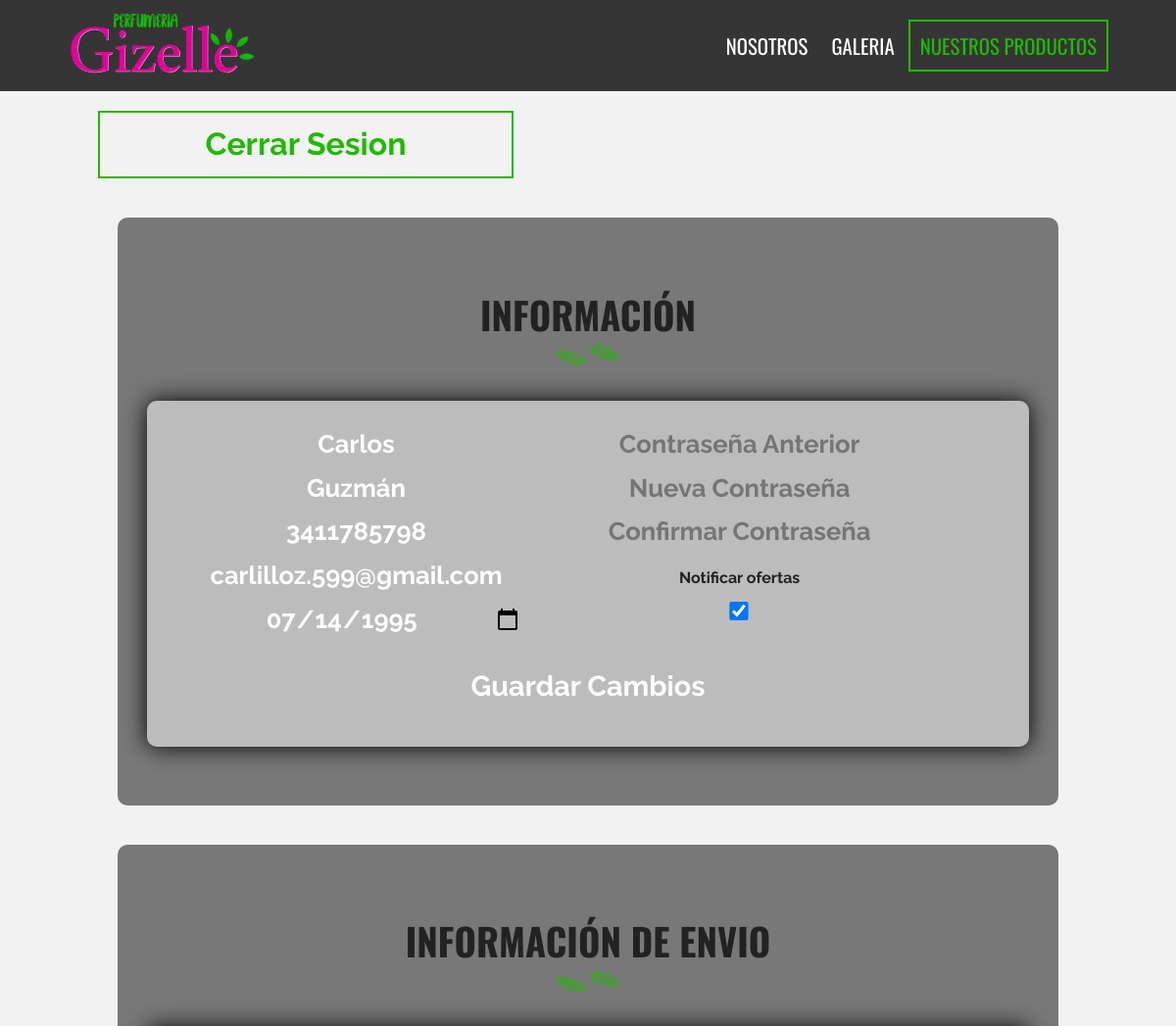
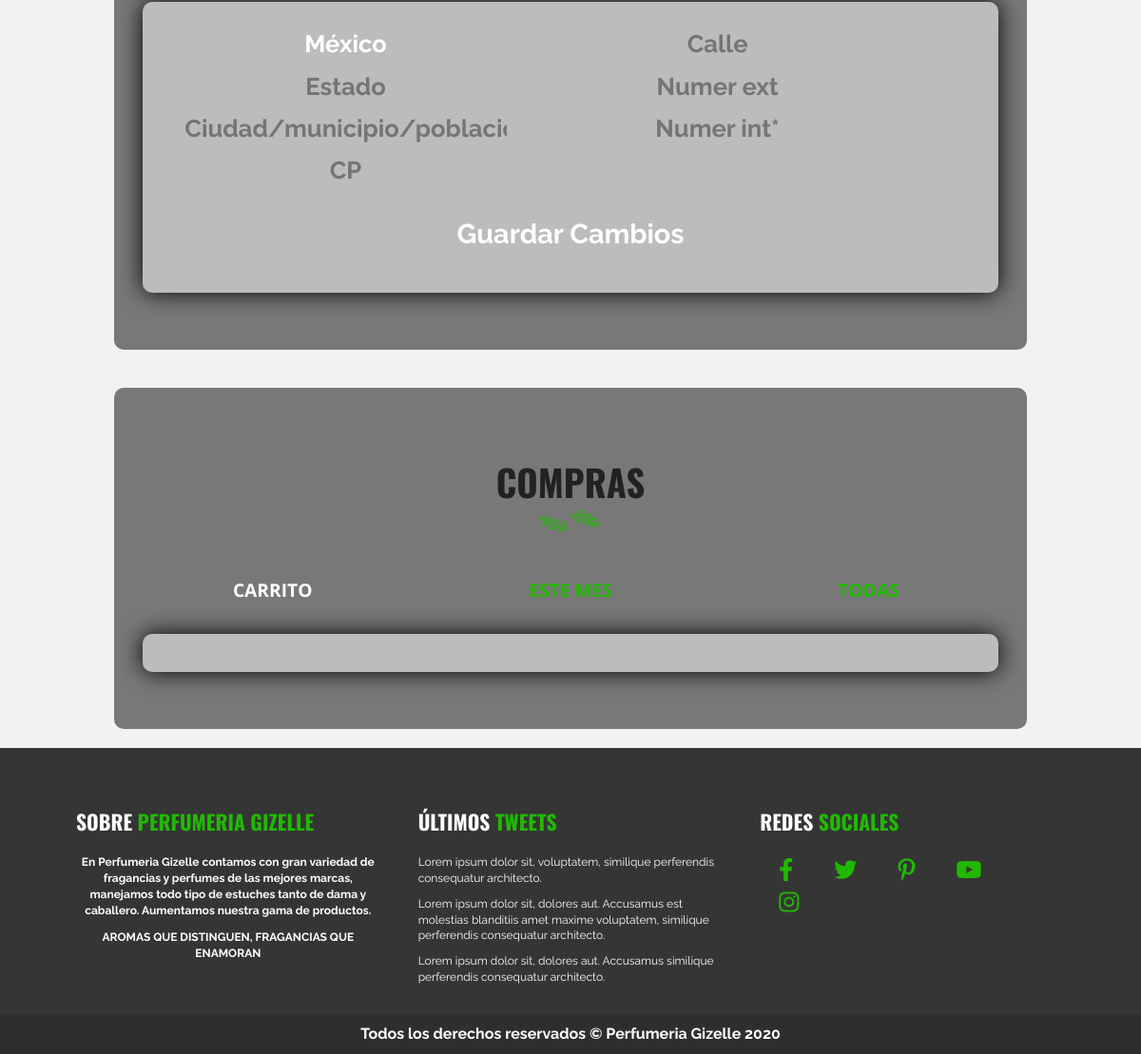
Screenshot of /me.php (signed in) with the database file from the repository (2 pictures, top to bottom).
### tables this page shows
CREATE TABLE `clientes` (
  `id_cliente` int(4) NOT NULL,
  `nombre_cliente` varchar(30) NOT NULL,
  `apellido_cliente` varchar(30) NOT NULL,
  `tel_cliente` varchar(10) NOT NULL,
  `email_cliente` varchar(50) NOT NULL,
  `fecha_cliente` date NOT NULL,
  `password_cliente` varchar(60) NOT NULL,
  `notifica_cliente` varchar(10) NOT NULL
);

### me.php (the view, shortened to what this page needs)
<!doctype html>
<html class="no-js" lang="">
<?php include_once 'includes/templates/head.php' ?>
<body>
    <header class="sitio-header">
        <?php include_once 'includes/templates/barra.php' ?>
    </header>
    <div class="contenedor">
        <div class="barra-me">
            <a href="log-in.php?cerrar_sesion=true" class="cerrar_sesion bt-ref">Cerrar Sesion</a>
        </div>
    </div>
    <?php
        try{
            include_once 'includes/templates/funciones/db_conexion.php';
            $sql = "SELECT * FROM clientes WHERE id_cliente = ".$_SESSION['id_cliente'].";";
            $datos = $conn->query($sql);
            $cliente= $datos->fetch_assoc();
        }catch(Exception $e){
            echo $e->getMessage();
        }
    ?>
    <div id="formularios-me">
        <div class="contenedor contenedor-formulario">
            <h2>información</h2>
            <div class="formulario">
                <form method="post" class="form-registro" id="form-modificar-cliente">
                    <div class="parte">
                        <input type="text" name="nombre" id="nombre" class="no-numeros" placeholder="Nombre" value="<?php echo $cliente['nombre_cliente']; ?>" required>
                        <input type="text" name="apellido" id="apellido" class="no-numeros" placeholder="Apellido" value="<?php echo $cliente['apellido_cliente']; ?>" required>
                        <input type="tel" name="nw-tel" id="nw-tel" class="no-letras" placeholder="Número telefonico" value="<?php echo $cliente['tel_cliente']; ?>"required>
                        <input type="email" name="email" id="email" placeholder="Correo electronico" value="<?php echo $cliente['email_cliente']; ?>"required>
                        <input type="date" name="fecha" id="fechaNa" placeholder="Fecha de nacimiento" value="<?php echo $cliente['fecha_cliente']; ?>"required>
                    </div>
                    <div class="parte">
                        <input type="password" name="old-pass" id="old-pass" placeholder="Contraseña Anterior">
                        <input type="password" name="nw-pass" id="nw-pass" placeholder="Nueva Contraseña">
                        <input type="password" name="cf-pass" id="cf-pass" placeholder="Confirmar Contraseña">
                        <?php
                            if($cliente['notifica_cliente'] === "on"){
                                ?><p>Notificar ofertas</p><input type="checkbox" name="newsletter" id="newsletter" checked><?php
                            }else{
                                ?><p>Notificar ofertas</p><input type="checkbox" name="newsletter" id="newsletter"><?php
                            }
                        ?>
                    </div>
                    <input type="submit" class="btn-login" value="Guardar Cambios">
                </form>
            </div>
        </div>
        <div class="contenedor contenedor-formulario">
            <h2>información de envio</h2>
            <div class="formulario">
                <form method="post" class="form-registro" id="form-envio">
                    <div class="parte">
                        <input type="text" name="pais" id="pais" class="no-numeros" placeholder="Pais" value="México" value="<?php echo $cliente['dir_pais_cliente']; ?>" required>
                        <input type="text" name="entidad-f" id="entidad-f" class="no-numeros" placeholder="Estado" value="<?php echo $cliente['dir_estado_cliente']; ?>" required>
                        <input type="text" name="ciudad" id="ciudad" class="no-numeros" placeholder="Ciudad/municipio/población" value="<?php echo $cliente['dir_municipio_cliente']; ?>" required>
                        <input type="number" name="cp" id="cp" class="no-letras" placeholder="CP" value="<?php echo $cliente['dir_cp_cliente']; ?>" required>
                    </div>
                    <div class="parte">
                        <input type="text" name="calle" id="calle" placeholder="Calle" value="<?php echo $cliente['dir_calle_cliente']; ?>" required>
                        <input type="text" name="numero-ext" id="numero-ext" placeholder="Numer ext" value="<?php echo $cliente['dir_numext_cliente']; ?>" required>
                        <input type="text" name="numero-int" id="numero-int" placeholder="Numer int*" value="<?php echo $cliente['dir_numint_cliente']; ?>">
                    </div>
                    <input type="submit" class="btn-login" value="Guardar Cambios">
                </form>
            </div>
        </div>
        <div class="compras contenedor contenedor-formulario">
            <h2>compras</h2>
            <div class="bnts-compras">
                <button class="tipo-sesion" id="btn-inicio"  style="color: white;">Carrito</button>
                <button class="tipo-sesion" id="btn-registro">Este mes</button>
                <button class="tipo-sesion" id="btn-registro">Todas</button>
            </div>
            <div class="formulario">
            </div>
        </div>
    </div>
    <?php include_once 'includes/templates/footer.php' ?>
</body>
</html>

### css/lightbox.css (style rules this page uses)
body:after { content: url(../images/close.png) url(../images/loading.gif) url(../images/prev.png) url(../images/next.png); display: none; }

### css/main.css (style rules this page uses)
html { color: #222; font-size: 1em; line-height: 1.4; }
:root { --color_primario: #e10098; --color_secundario: #ffa5fa; --color_terciario: #20b900; --color_cuarto: #14cbf1; --fuente_primaria: 'Oswald', sans-serif; --fuente_secundaria: 'Raleway', sans-serif;; }
html { box-sizing: border-box; }
*,*::after,*::before { box-sizing: inherit; }
body { background-color: #f2f2f2; font-family: 'Open Sans', sans-serif; }
input[type=number] { -moz-appearance:textfield; }
.contenedor { width: 98%; margin: 0 auto; }
@media (min-width: 480px) { .contenedor { width: 95%; } }
@media (min-width: 768px) { .contenedor { width: 90%; } }
@media (min-width: 992px) { .contenedor { width: 90%; max-width: 1100px; } }
h2 { font-family: 'Oswald', sans-serif; font-size: 2.4em; text-transform: uppercase; text-align: center; }
h2::after { content: ''; margin: 0 auto; background-image: url(../img/separador.png); height: 30px; width: 100px; display: block; }
.bt-ref { display: block; background-color: transparent; color: var(--color_terciario); border: 2px solid var(--color_terciario); padding: 20px 10px; font-weight: bold; text-align: center; font-size: 2em; text-decoration: none; margin-top: 10px; margin-bottom: 10px; }
@media only screen and (min-width: 768px) { a.bt-ref { display: inline; width: 40%; padding: 10px 20px; margin: auto 30px; } }
div.contenedor-formulario { margin: auto; padding: 10px 10px; width: 90%; height: 90%; background-color: rgba(0, 0, 0, .5); border-radius: 10px; }
.tipo-sesion { text-transform: uppercase; font-weight: bold; padding: 15px; font-size: 1.2em; background-color: transparent; color: var(--color_terciario); border: none; width: 49%; }
div.formulario { font-family: var(--fuente_secundaria); background-color: rgba(255, 255, 255, 0.507); margin: 20px 20px; box-shadow: 0 0 25px black; border-radius: 10px; padding: 20px; }
div.formulario input[type=checkbox] { transform: scale(1.5); }
@media only screen and (min-width: 768px) { div.contenedor-formulario { width: 80%; padding: 40px 10px; margin-top: 40px; } }
@media only screen and (min-width: 768px) { form.form-registro .parte { display: inline-table; width: 45%; } }
@media only screen and (min-width: 768px) { div.parte input { margin: 5px auto!important; font-size: 1.6em!important; } }
div.formulario input, div.formulario a { display: block; width: 90%; font-size: 1.8em; padding: 5px; margin: 20px auto; color: white; font-weight: bold; background: transparent; border-radius: 5px; border: none ; text-align-last: center; text-align: center; -ms-text-align-last: center; -moz-text-align-last: center; }
div.formulario a, p { font-size: 1em; text-align: center; font-weight: bold; }
div.barra-me { font-family: var(--fuente_secundaria); margin: 20px 10px; display: flex; justify-content: space-between; }
.bnts-compras { display: flex; justify-content: space-between; }
div.compras { margin-bottom: 20px; }

### rows the page displays
clientes: nombre "Carlos", apellido "Guzmán", nw-tel "3411785798", email "carlilloz.599@gmail.com", fecha "07/14/1995"
